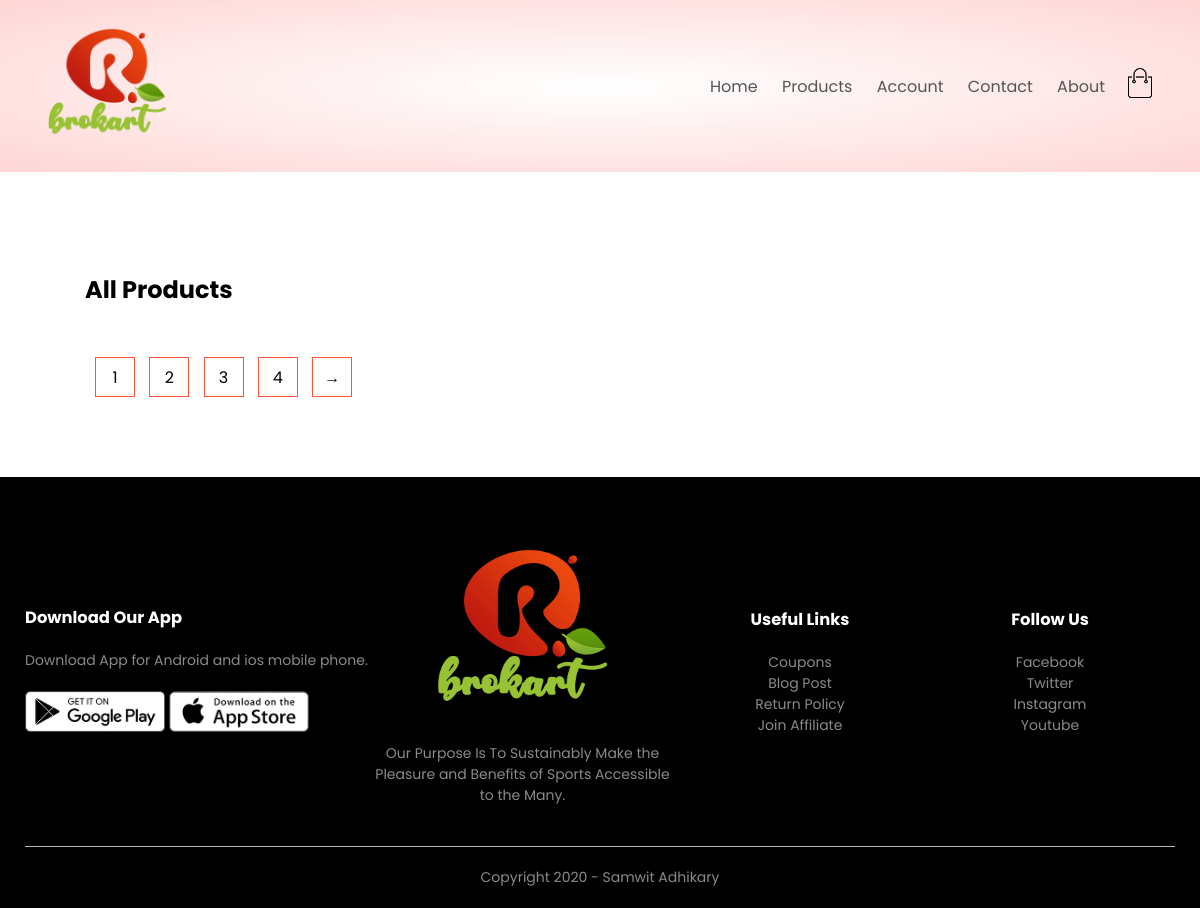
Before: /product_list with the older database file.
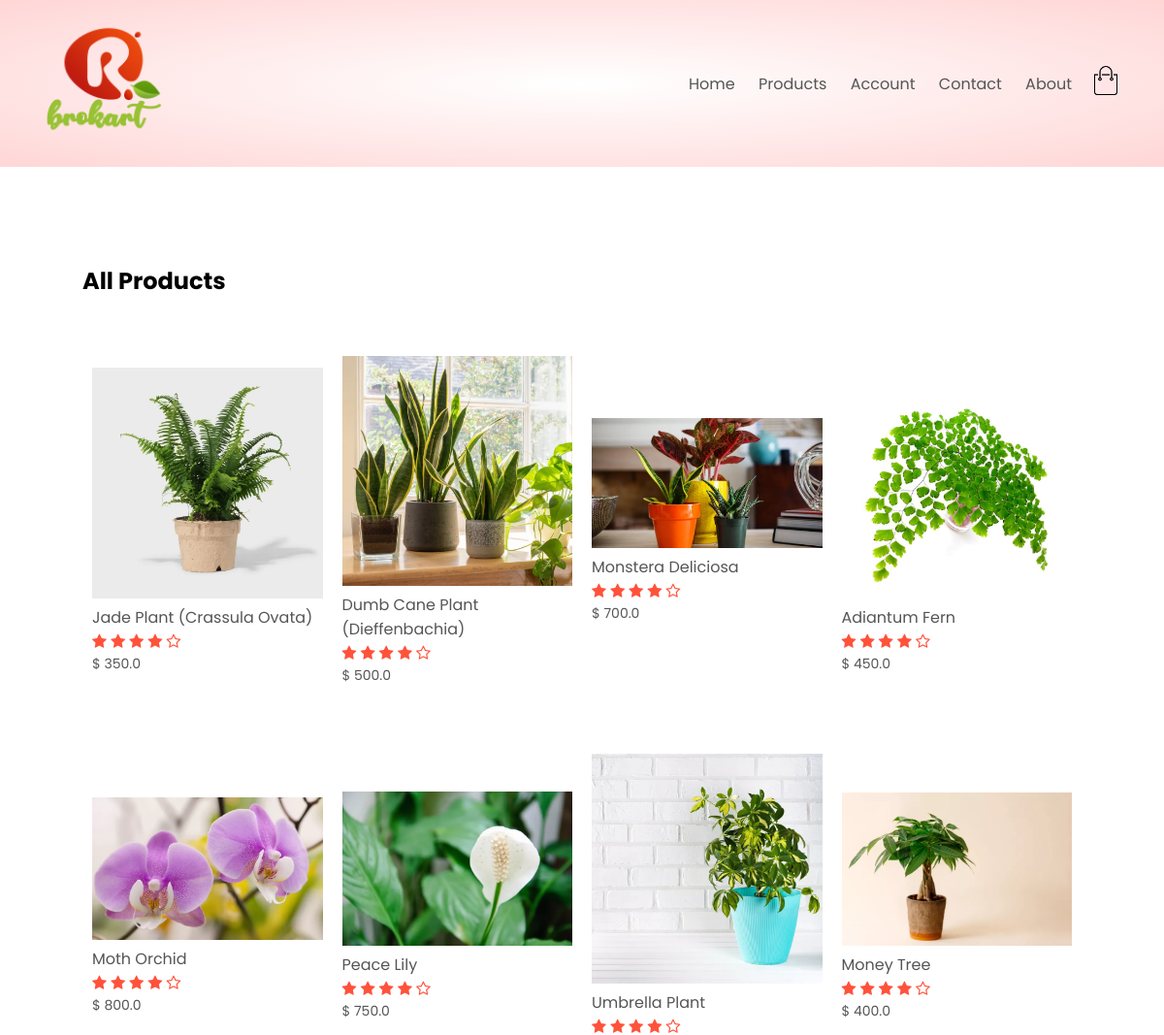
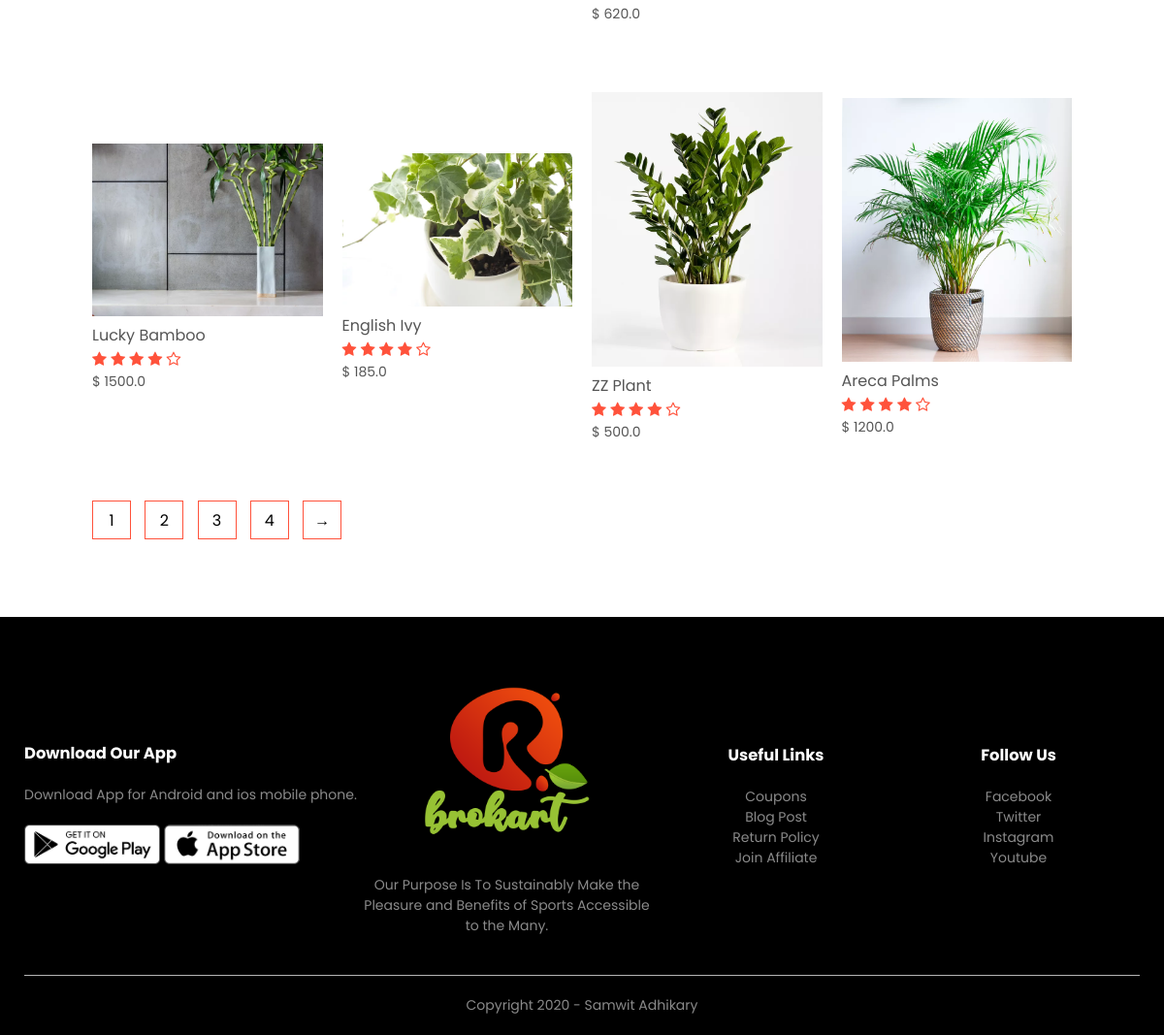
After: the same page with the newer database file (2 pictures, top to bottom).
### products/models.py (models this page shows, shortened)
class ProductModel(models.Model):
    LIVE=1
    DELETE=0
    DELETE_CHOICES=((LIVE, 'Live'), (DELETE, 'Delete'))
    title=models.CharField(max_length=200)
    price=models.FloatField()
    description=models.TextField()
    image=models.ImageField(upload_to='media/')
    priority=models.IntegerField(default=0)
    delete_status=models.IntegerField(choices=DELETE_CHOICES, default=LIVE)
    created_at=models.DateTimeField(auto_now_add=True)
    updated_at=models.DateTimeField(auto_now=True)

### products/views.py (the view)
# urls.py: path('product_list', views.ProductListView, name='list_product'),
def ProductListView(request):
    product_list=ProductModel.objects.all()
    context={'products':product_list}
    return render (request,'products.html', context)

### products/templatetags/chunks.py (called while the page is built)
@register.filter(name='chunks')
def chunks(list_data, chunk_size):
    chunk=[]
    i=0
    for data in list_data:
        chunk.append(data)
        i=i+1
        if i==chunk_size:
            yield chunk
            i=0
            chunk=[]
    if chunk:
        yield chunk

### templates/products.html
{% extends 'blank_layout.html' %}
{% block content %}
{% include 'product_list.html' %}
{% endblock content %}

### templates/blank_layout.html (shortened to what this page needs)
{% load static %}
<!DOCTYPE html>
<html lang="en">
<head>
    <link rel="stylesheet" href="{% static 'css/style.css' %}">
    <link rel="stylesheet" href="https://stackpath.bootstrapcdn.com/font-awesome/4.7.0/css/font-awesome.min.css">
</head>
<body>
   {% include 'header.html' %}
        </div>
    </div>
    {% block content %}
    {% endblock content %}
    <div class="footer">
        <div class="container">
            <div class="row">
                <div class="footer-col-1">
                    <h3>Download Our App</h3>
                    <p>Download App for Android and ios mobile phone.</p>
                    <div class="app-logo">
                        <img src="{% static 'images/play-store.png' %}">
                        <img src="{% static 'images/app-store.png' %}">
                    </div>
                </div>
                <div class="footer-col-2">
                    <img src="{% static 'images/logo_new.png' %}">
                    <p>Our Purpose Is To Sustainably Make the Pleasure and Benefits of Sports Accessible to the Many.
                    </p>
                </div>
                <div class="footer-col-3">
                    <h3>Useful Links</h3>
                    <ul>
                        <li>Coupons</li>
                        <li>Blog Post</li>
                        <li>Return Policy</li>
                        <li>Join Affiliate</li>
                    </ul>
                </div>
                <div class="footer-col-4">
                    <h3>Follow Us</h3>
                    <ul>
                        <li>Facebook</li>
                        <li>Twitter</li>
                        <li>Instagram</li>
                        <li>Youtube</li>
                    </ul>
                </div>
            </div>
            <hr>
            <p class="copyright">Copyright 2020 - Samwit Adhikary</p>
        </div>
    </div>
</body>
</html>

### templates/header.html (shortened to what this page needs)
{% load static %}
<div class="header">
    <div class="container">
        <div class="navbar">
            <div class="logo">
                <a href="{% url 'index' %}"><img src="{% static 'images/logo_new.png' %}" alt="logo" width="125px"></a>
            </div>
            <nav>
                <ul id="MenuItems">
                    <li><a href="{% url 'index' %}">Home</a></li>
                    <li><a href="{% url 'list_product' %}">Products</a></li>
                    <li><a href="{% url 'account' %}">Account</a></li>
                    <li><a href="">Contact</a></li>
                    <li><a href="">About</a></li>
                </ul>
            </nav>
            <a href="{% url 'cart' %}"><img src="{% static 'images/cart.png' %}" width="30px" height="30px"></a>
        </div>

### templates/product_list.html
{% load static %}
{% load chunks %}
<div class="small-container">
    <div class="row row-2">
        <h2>All Products</h2>
    </div>
    {% for product_chunks in products|chunks:4 %}
    <div class="row">
        {% for product in product_chunks %}
        <div class="col-4">
            <a href="{% url 'details_product' %}"><img src="{{ product.image.url }}"></a>
            <h4>{{ product.title }}</h4>
            <div class="rating">
                <i class="fa fa-star"></i>
                <i class="fa fa-star"></i>
                <i class="fa fa-star"></i>
                <i class="fa fa-star"></i>
                <i class="fa fa-star-o"></i>
            </div>
            <p>$ {{ product.price}}</p>
        </div>
        {% endfor %}
    </div>
    {% endfor %}
    <div class="page-btn">
        <span>1</span>
        <span>2</span>
        <span>3</span>
        <span>4</span>
        <span>→</span>
    </div>
</div>

### static/css/style.css (style rules this page uses)
* { margin: 0; padding: 0; box-sizing: border-box; }
body { font-family: 'Poppins', sans-serif; }
.navbar { display: flex; align-items: center; padding: 20px; }
nav { flex: 1; text-align: right; }
nav ul { display: inline-block; list-style-type: none; }
nav ul li { display: inline-block; margin-right: 20px; }
a { text-decoration: none; color: #555; }
p { color: #555; }
.container { max-width: 1300px; margin: auto; padding-left: 25px; padding-right: 25px; }
.row { display: flex; align-items: center; flex-wrap: wrap; justify-content: space-around; }
.header { background: radial-gradient(#fff,#ffd6d6); }
.small-container { max-width: 1080px; margin: auto; padding-left: 25px; padding-right: 25px; }
.col-4 { flex-basis: 25%; padding: 10px; min-width: 200px; margin-bottom: 50px; transition: transform 0.5s; }
.col-4 img { width: 100%; }
h4 { color: #555; font-weight: normal; }
.col-4 p { font-size: 14px; }
.rating .fa { color: #ff523b; }
.footer { background: black; color: #8a8a8a; font-size: 14px; padding: 60px 0 20px; }
.footer p { color: #8a8a8a; }
.footer h3 { color: #fff; margin-bottom: 20px; }
.footer-col-1, .footer-col-2, .footer-col-3, .footer-col-4 { min-width: 250px; margin-bottom: 20px; }
.footer-col-1 { flex-basis: 30%; }
.footer-col-2 { flex: 1; text-align: center; }
.footer-col-2 img { width: 180px; margin-bottom: 20px; }
.footer-col-3, .footer-col-4 { flex-basis: 12%; text-align: center; }
ul { list-style-type: none; }
.app-logo { margin-top: 20px; }
.app-logo img { width: 140px; }
.footer hr { border: none; background: #b5b5b5; height: 1px; margin: 20px 0; }
.copyright { text-align: center; }
.row-2 { justify-content: space-between; margin: 100px auto 50px; }
.page-btn { margin: 0 auto 80px; }
.page-btn span { display: inline-block; border: 1px solid #ff523b; margin-left: 10px; width: 40px; height: 40px; text-align: center; line-height: 40px; cursor: pointer; }

Changed rows visible on the page:
added ProductModel: image (picture), title "Jade Plant (Crassula Ovata)", price "350.0"
added ProductModel: image (picture), title "Dumb Cane Plant (Dieffenbachia)", price "500.0"
added ProductModel: image (picture), title "Monstera Deliciosa", price "700.0"
added ProductModel: image (picture), title "Adiantum Fern", price "450.0"
added ProductModel: image (picture), title "Moth Orchid", price "800.0"
added ProductModel: image (picture), title "Peace Lily", price "750.0"
added ProductModel: image (picture), title "Umbrella Plant", price "620.0"
added ProductModel: image (picture), title "Money Tree", price "400.0"
added ProductModel: image (picture), title "Lucky Bamboo", price "1500.0"
added ProductModel: image (picture), title "English Ivy", price "185.0"
added ProductModel: image (picture), title "ZZ Plant", price "500.0"
added ProductModel: image (picture), title "Areca Palms", price "1200.0"
